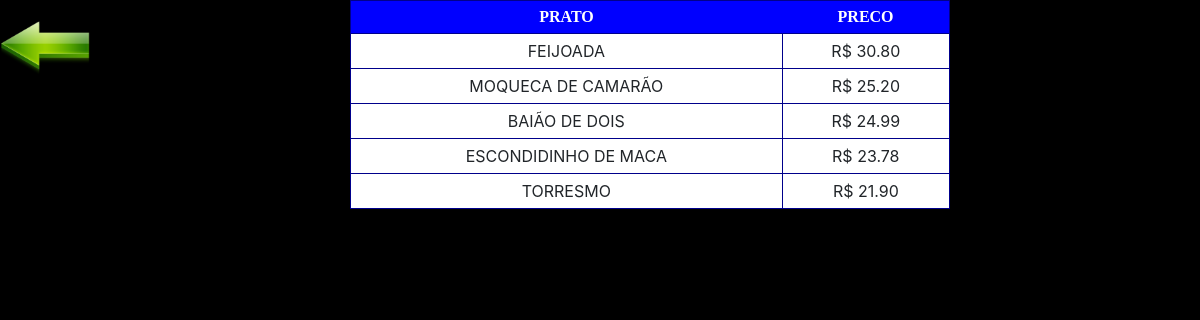
Screenshot of /pages/bra.php with the database file from the repository.
### tables this page shows
CREATE TABLE brasileira(
       idbr INT PRIMARY KEY AUTO_INCREMENT,
       prato VARCHAR(20),
       preco VARCHAR(8),
       id_tipo INT,
       FOREIGN KEY(id_tipo)
       REFERENCES tipo(idtipo)
);

### pages/bra.php (the view, shortened to what this page needs)
<?php
$sql = "SELECT * FROM brasileira";
$res = mysqli_query($con,$sql);
?>
<table>
        <tr>
        <th>
        PRATO
        </th>
        <th>
        PRECO
        </th>
        </tr>
<?php
while($reg = mysqli_fetch_array($res)){
        echo "<tr>";
        echo "<td>";
        echo utf8_encode($reg['prato']);
        echo "</td>";
        echo "<td>";
        echo $reg['preco'];
        echo "</td>";
        echo "</tr>";
}
?>
</table>
<html>
<head>
    <link rel="stylesheet" href="https://stackpath.bootstrapcdn.com/bootstrap/4.1.3/css/bootstrap.min.css">
    <link rel="stylesheet" href="css/style2.css"/>
</head>
<body>
<div class="back">
        <a href="index2.html">
                <img src="images/voltv.png"/>
        </a>
</div>
</body>

### assets/css/page/style2.css (style rules this page uses)
table, td { border: 1px solid #00008B; }
th, td { padding: 7px; }
table { text-align: center; position: absolute; left: 350; width: 600px; background-color:white; }
th { background-color: #0000FF; font-family: serif; color: white; }
body { background-color: black; }
img { width: 90px; position: absolute; top: 0px; left: 0px; position: fixed; }

### rows the page displays
brasileira: prato "FEIJOADA", preco "R$ 30.80"
brasileira: prato "MOQUECA DE CAMARÃO", preco "R$ 25.20"
brasileira: prato "BAIÃO DE DOIS", preco "R$ 24.99"
brasileira: prato "ESCONDIDINHO DE MACA", preco "R$ 23.78"
brasileira: prato "TORRESMO", preco "R$ 21.90"
